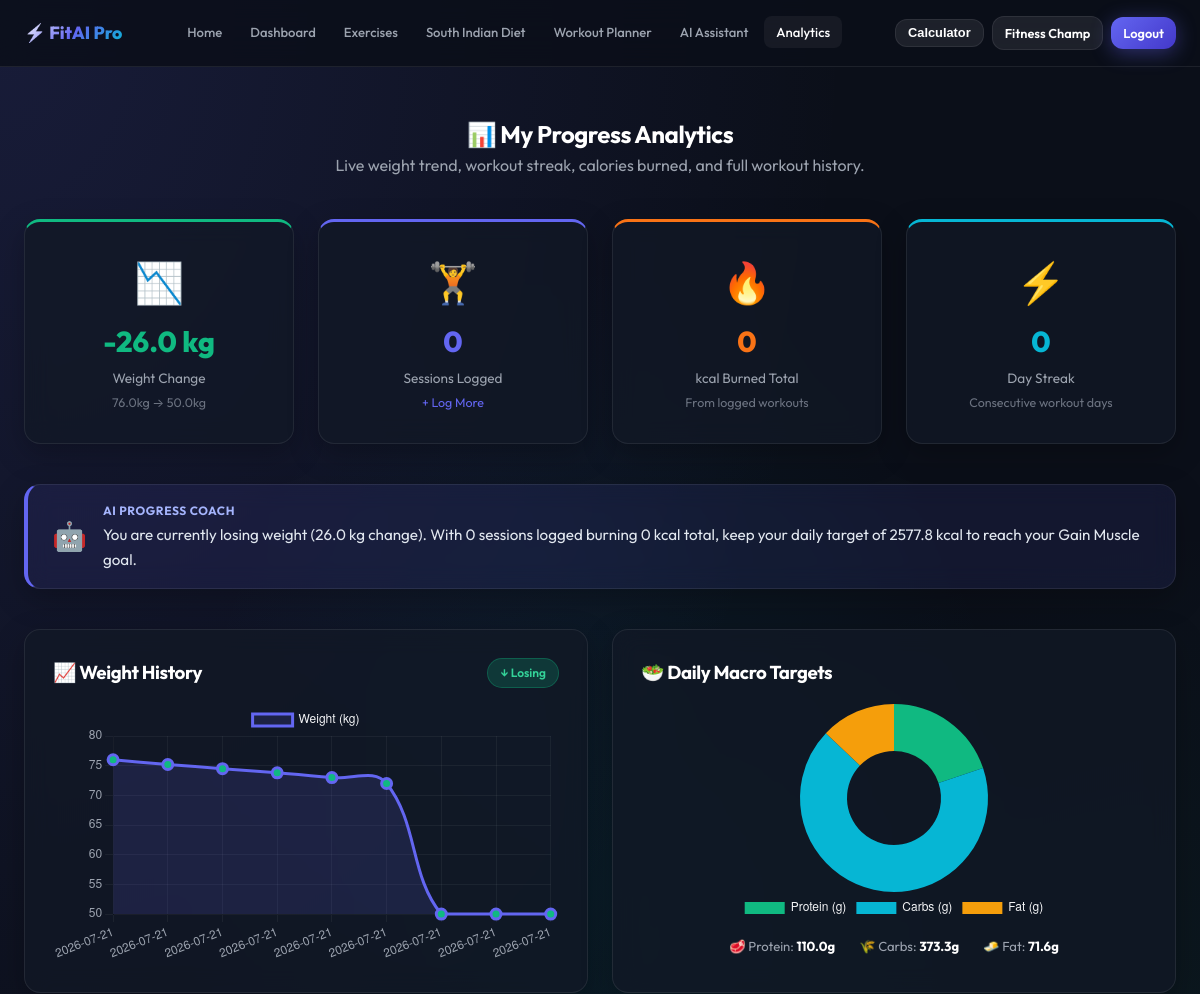
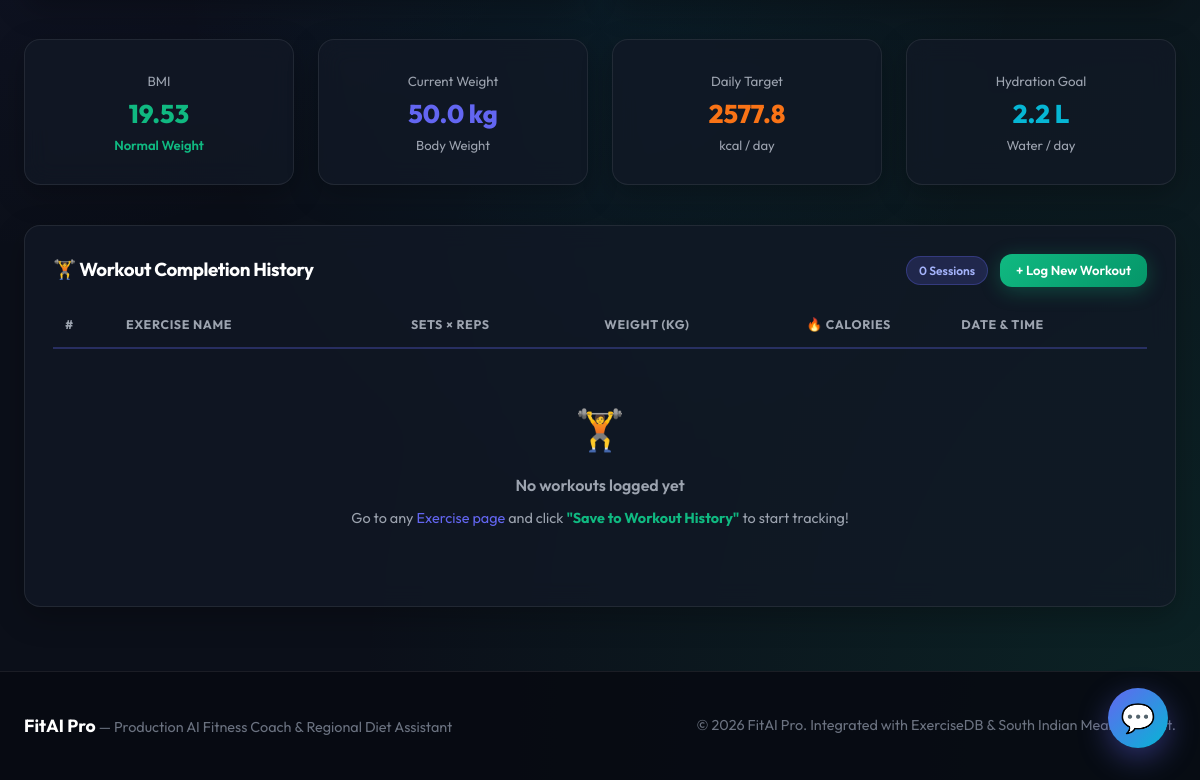
Screenshot of /analytics (signed in) with the database file from the repository (2 pictures, top to bottom).
### tables this page shows
CREATE TABLE users (
            id INTEGER PRIMARY KEY AUTOINCREMENT,
            username TEXT NOT NULL,
            email TEXT UNIQUE NOT NULL,
            password_hash TEXT NOT NULL,
            age INTEGER DEFAULT 25,
            height REAL DEFAULT 175.0,
            weight REAL DEFAULT 70.0,
            gender TEXT DEFAULT 'male',
            goal TEXT DEFAULT 'Gain Muscle',
            is_admin INTEGER DEFAULT 0,
            created_at TIMESTAMP DEFAULT CURRENT_TIMESTAMP
        );

CREATE TABLE weight_history (
            id INTEGER PRIMARY KEY AUTOINCREMENT,
            user_id INTEGER NOT NULL,
            weight_kg REAL NOT NULL,
            recorded_at TIMESTAMP DEFAULT CURRENT_TIMESTAMP,
            FOREIGN KEY (user_id) REFERENCES users(id)
        );

### app.py (the view, shortened to what this page needs)
@app.route('/analytics')
def analytics():
    if 'user_id' not in session:
        return redirect(url_for('login'))
    conn = get_db()
    cursor = conn.cursor()
    cursor.execute("SELECT * FROM users WHERE id = ?", (session['user_id'],))
    user_row = cursor.fetchone()
    user = UserModel(user_row)
    cursor.execute("SELECT * FROM weight_history WHERE user_id = ? ORDER BY recorded_at ASC", (session['user_id'],))
    weight_logs = cursor.fetchall()
    cursor.execute("SELECT * FROM workout_history WHERE user_id = ? ORDER BY recorded_at DESC LIMIT 20", (session['user_id'],))
    workout_logs = cursor.fetchall()
    weight_values = [w['weight_kg'] for w in weight_logs]
    weight_change = round(weight_values[-1] - weight_values[0], 1) if len(weight_values) > 1 else 0.0
    weight_trend  = 'down' if weight_change < 0 else ('up' if weight_change > 0 else 'same')
    total_cals_burned = sum(w['calories_burned'] for w in workout_logs if w['calories_burned'])
    total_workouts    = len(workout_logs)
    from datetime import datetime, timedelta
    streak = 0
    conn.close()
    bmi = user.get_bmi()
    bmi_info = user.get_bmi_info()
    targets = user.get_daily_targets()
    progress = {
        'weight_change': weight_change,
        'weight_trend': weight_trend,
        'total_cals_burned': round(total_cals_burned, 1),
        'total_workouts': total_workouts,
        'streak': streak,
        'current_weight': weight_values[-1] if weight_values else user.weight,
        'start_weight': weight_values[0] if weight_values else user.weight,
    }
    direction = 'losing weight' if weight_trend == 'down' else ('gaining weight' if weight_trend == 'up' else 'maintaining weight')
    ai_progress_forecast = (
        f"You are currently {direction} ({abs(weight_change)} kg change). "
        f"With {total_workouts} sessions logged burning {round(total_cals_burned)} kcal total, "
        f"keep your daily target of {targets['target_calories']} kcal to reach your {user.goal} goal."
    )
    return render_template(
        'analytics.html',
        user=user,
        bmi=bmi,
        bmi_info=bmi_info,
        targets=targets,
        weight_logs=weight_logs,
        workout_logs=workout_logs,
        progress=progress,
        ai_progress_forecast=ai_progress_forecast
    )

### templates/analytics.html (shortened to what this page needs)
{% extends "base.html" %}
{% block content %}
<div class="container" style="padding-top: 2rem; padding-bottom: 4rem;">
  <div style="text-align: center; margin-bottom: 2.5rem;">
    <h2>📊 My Progress Analytics</h2>
    <p style="color: var(--text-muted);">Live weight trend, workout streak, calories burned, and full workout history.</p>
  </div>
  <div class="grid-4" style="margin-bottom: 2.5rem;">
    <div class="glass-card" style="text-align: center; border-top: 3px solid {% if progress.weight_trend == 'down' %}var(--secondary){% elif progress.weight_trend == 'up' %}#ef4444{% else %}var(--primary){% endif %};">
      <div style="font-size: 2.5rem; margin-bottom: 0.25rem;">
        {% if progress.weight_trend == 'down' %}📉{% elif progress.weight_trend == 'up' %}📈{% else %}⚖️{% endif %}
      </div>
      <div style="font-size: 1.8rem; font-weight: 800; color: {% if progress.weight_trend == 'down' %}var(--secondary){% elif progress.weight_trend == 'up' %}#ef4444{% else %}var(--primary){% endif %};">
        {% if progress.weight_change > 0 %}+{% endif %}{{ progress.weight_change }} kg
      </div>
      <div style="font-size: 0.85rem; color: var(--text-muted); margin-top: 0.25rem;">Weight Change</div>
      <div style="font-size: 0.78rem; color: var(--text-dim); margin-top: 0.25rem;">
        {{ progress.start_weight }}kg → {{ progress.current_weight }}kg
      </div>
    </div>
    <div class="glass-card" style="text-align: center; border-top: 3px solid var(--primary);">
      <div style="font-size: 2.5rem; margin-bottom: 0.25rem;">🏋️</div>
      <div style="font-size: 1.8rem; font-weight: 800; color: var(--primary);">{{ progress.total_workouts }}</div>
      <div style="font-size: 0.85rem; color: var(--text-muted); margin-top: 0.25rem;">Sessions Logged</div>
      <a href="{{ url_for('exercises') }}" style="font-size: 0.78rem; color: var(--primary);">+ Log More</a>
    </div>
    <div class="glass-card" style="text-align: center; border-top: 3px solid var(--accent-orange);">
      <div style="font-size: 2.5rem; margin-bottom: 0.25rem;">🔥</div>
      <div style="font-size: 1.8rem; font-weight: 800; color: var(--accent-orange);">{{ progress.total_cals_burned }}</div>
      <div style="font-size: 0.85rem; color: var(--text-muted); margin-top: 0.25rem;">kcal Burned Total</div>
      <div style="font-size: 0.78rem; color: var(--text-dim); margin-top: 0.25rem;">From logged workouts</div>
    </div>
    <div class="glass-card" style="text-align: center; border-top: 3px solid var(--accent-cyan);">
      <div style="font-size: 2.5rem; margin-bottom: 0.25rem;">⚡</div>
      <div style="font-size: 1.8rem; font-weight: 800; color: var(--accent-cyan);">{{ progress.streak }}</div>
      <div style="font-size: 0.85rem; color: var(--text-muted); margin-top: 0.25rem;">Day Streak</div>
      <div style="font-size: 0.78rem; color: var(--text-dim); margin-top: 0.25rem;">Consecutive workout days</div>
    </div>
  </div>
  <div class="glass-card" style="margin-bottom: 2.5rem; background: rgba(99,102,241,0.1); border-left: 4px solid var(--primary); padding: 1rem 1.5rem; display: flex; align-items: center; gap: 1rem;">
    <div style="font-size: 1.75rem;">🤖</div>
    <div>
      <div style="font-size: 0.75rem; color: #a5b4fc; font-weight: 700; text-transform: uppercase; letter-spacing: 0.05em; margin-bottom: 0.2rem;">AI Progress Coach</div>
      <div style="font-size: 0.95rem; color: #e2e8f0;">{{ ai_progress_forecast }}</div>
    </div>
  </div>
  <div class="grid-2" style="margin-bottom: 2.5rem;">
    <div class="glass-card">
      <div style="display: flex; justify-content: space-between; align-items: center; margin-bottom: 1rem;">
        <h3>📈 Weight History</h3>
        {% if progress.weight_trend == 'down' %}
          <span class="badge badge-beginner">↓ Losing</span>
        {% elif progress.weight_trend == 'up' %}
          <span class="badge badge-advanced">↑ Gaining</span>
        {% else %}
          <span class="badge badge-primary">→ Stable</span>
        {% endif %}
      </div>
      <div style="height: 260px;">
        <canvas id="weightHistoryChart"></canvas>
      </div>
    </div>
    <div class="glass-card">
      <h3 style="margin-bottom: 1rem;">🥗 Daily Macro Targets</h3>
      <div style="height: 220px;">
        <canvas id="macroPieChart"></canvas>
      </div>
      <div style="display: flex; justify-content: center; gap: 1.5rem; margin-top: 0.75rem; font-size: 0.82rem; color: var(--text-muted);">
        <div>🥩 Protein: <b style="color:white;">{{ targets.protein_g }}g</b></div>
        <div>🌾 Carbs: <b style="color:white;">{{ targets.carbs_g }}g</b></div>
        <div>🧈 Fat: <b style="color:white;">{{ targets.fat_g }}g</b></div>
      </div>
    </div>
  </div>
  <div class="grid-4" style="margin-bottom: 2.5rem;">
    <div class="glass-card" style="text-align: center;">
      <small style="color: var(--text-muted);">BMI</small>
      <div style="font-size: 1.6rem; font-weight: 800; color: {{ bmi_info.color }};">{{ bmi }}</div>
      <div style="font-size: 0.82rem; color: {{ bmi_info.color }}; font-weight: 600;">{{ bmi_info.category }}</div>
    </div>
    <div class="glass-card" style="text-align: center;">
      <small style="color: var(--text-muted);">Current Weight</small>
      <div style="font-size: 1.6rem; font-weight: 800; color: var(--primary);">{{ progress.current_weight }} kg</div>
      <div style="font-size: 0.82rem; color: var(--text-muted);">Body Weight</div>
    </div>
    <div class="glass-card" style="text-align: center;">
      <small style="color: var(--text-muted);">Daily Target</small>
      <div style="font-size: 1.6rem; font-weight: 800; color: var(--accent-orange);">{{ targets.target_calories }}</div>
      <div style="font-size: 0.82rem; color: var(--text-muted);">kcal / day</div>
    </div>
    <div class="glass-card" style="text-align: center;">
      <small style="color: var(--text-muted);">Hydration Goal</small>
      <div style="font-size: 1.6rem; font-weight: 800; color: var(--accent-cyan);">{{ targets.water_liters }} L</div>
      <div style="font-size: 0.82rem; color: var(--text-muted);">Water / day</div>
    </div>
  </div>
  <div class="glass-card">
    <div style="display: flex; justify-content: space-between; align-items: center; margin-bottom: 1rem;">
      <h3>🏋️ Workout Completion History</h3>
      <div style="display: flex; gap: 0.75rem; align-items: center;">
        <span class="badge badge-primary">{{ progress.total_workouts }} Sessions</span>
        <a href="{{ url_for('exercises') }}" class="btn btn-accent" style="padding: 0.4rem 1rem; font-size: 0.82rem;">+ Log New Workout</a>
      </div>
    </div>
    <div style="overflow-x: auto;">
      <table style="width: 100%; border-collapse: collapse; text-align: left; font-size: 0.9rem;">
        <thead>
          <tr style="border-bottom: 2px solid var(--border-accent); color: var(--text-muted); font-size: 0.78rem; text-transform: uppercase; letter-spacing: 0.05em;">
            <th style="padding: 0.75rem;">#</th>
            <th style="padding: 0.75rem;">Exercise Name</th>
            <th style="padding: 0.75rem; text-align: center;">Sets × Reps</th>
            <th style="padding: 0.75rem; text-align: center;">Weight (kg)</th>
            <th style="padding: 0.75rem; text-align: center;">🔥 Calories</th>
            <th style="padding: 0.75rem;">Date & Time</th>
          </tr>
        </thead>
        <tbody>
          {% for w in workout_logs %}
            <tr style="border-bottom: 1px solid rgba(255,255,255,0.04); transition: background 0.2s;"
                onmouseover="this.style.background='rgba(99,102,241,0.06)'"
                onmouseout="this.style.background='transparent'">
              <td style="padding: 0.75rem; color: var(--text-muted);">{{ loop.index }}</td>
              <td style="padding: 0.75rem; font-weight: 600; color: white;">{{ w['exercise_name'] }}</td>
              <td style="padding: 0.75rem; text-align: center;">
                <span class="badge badge-primary">{{ w['sets'] }} × {{ w['reps'] }}</span>
              </td>
              <td style="padding: 0.75rem; text-align: center; color: var(--secondary); font-weight: 600;">
                {{ w['weight_kg'] }} kg
              </td>
              <td style="padding: 0.75rem; text-align: center; color: var(--accent-orange); font-weight: 700;">
                ~{{ w['calories_burned'] }} kcal
              </td>
              <td style="padding: 0.75rem; color: var(--text-muted); font-size: 0.82rem;">{{ w['recorded_at'][:16] }}</td>
            </tr>
          {% else %}
            <tr>
              <td colspan="6" style="padding: 3rem; text-align: center; color: var(--text-muted);">
                <div style="font-size: 2.5rem; margin-bottom: 0.75rem;">🏋️</div>
                <div style="font-size: 1rem; font-weight: 600; margin-bottom: 0.5rem;">No workouts logged yet</div>
                Go to any <a href="{{ url_for('exercises') }}" style="color: var(--primary);">Exercise page</a>
                and click <b style="color: var(--secondary);">"Save to Workout History"</b> to start tracking!
              </td>
            </tr>
          {% endfor %}
        </tbody>
      </table>
    </div>
  </div>
</div>
{% endblock %}
{% block extra_js %}
<script>
  document.addEventListener('DOMContentLoaded', () => {
    const dates   = [{% for log in weight_logs %}"{{ log['recorded_at'][:10] }}",{% endfor %}];
    const weights = [{% for log in weight_logs %}{{ log['weight_kg'] }},{% endfor %}];
    renderWeightHistoryChart(
      'weightHistoryChart',
      dates.length   ? dates   : ['Day 1','Day 2','Day 3','Day 4','Day 5','Day 6'],
      weights.length ? weights : [76, 75.2, 74.5, 73.8, 73, 72]
    );
    renderMacroPieChart('macroPieChart', {{ targets.protein_g }}, {{ targets.carbs_g }}, {{ targets.fat_g }});
  });
</script>
{% endblock %}

### templates/base.html (shortened to what this page needs)
<!DOCTYPE html>
<html lang="en">
<head>
  <link rel="stylesheet" href="{{ url_for('static', filename='css/style.css') }}">
</head>
<body>
  <nav class="navbar">
    <div class="container nav-container" style="gap: 0.75rem;">
      <a href="{{ url_for('index') }}" class="brand-logo" style="font-size: 1.1rem; white-space: nowrap;">
        ⚡ FitAI Pro
      </a>
      <ul class="nav-links" style="gap: 0.25rem; font-size: 0.82rem;">
        <li><a href="{{ url_for('index') }}" class="{% if request.endpoint == 'index' %}active{% endif %}">Home</a></li>
        <li><a href="{{ url_for('dashboard') }}" class="{% if request.endpoint == 'dashboard' %}active{% endif %}">Dashboard</a></li>
        <li><a href="{{ url_for('exercises') }}" class="{% if request.endpoint == 'exercises' %}active{% endif %}">Exercises</a></li>
        <li><a href="{{ url_for('diet_planner') }}" class="{% if request.endpoint == 'diet_planner' %}active{% endif %}">South Indian Diet</a></li>
        <li><a href="{{ url_for('workout_planner') }}" class="{% if request.endpoint == 'workout_planner' %}active{% endif %}">Workout Planner</a></li>
        <li><a href="{{ url_for('chatbot') }}" class="{% if request.endpoint == 'chatbot' %}active{% endif %}">AI Assistant</a></li>
        <li><a href="{{ url_for('analytics') }}" class="{% if request.endpoint == 'analytics' %}active{% endif %}">Analytics</a></li>
      </ul>
      <div style="display: flex; align-items: center; gap: 0.5rem; flex-shrink: 0;">
        <button id="open-calc-modal" class="btn btn-secondary" style="padding: 0.35rem 0.75rem; font-size: 0.8rem;">
          Calculator
        </button>
        {% if current_user %}
          <a href="{{ url_for('profile') }}" class="btn btn-secondary" style="padding: 0.35rem 0.75rem; font-size: 0.8rem;">
            {{ current_user.username }}
          </a>
          <a href="{{ url_for('logout') }}" class="btn btn-primary" style="padding: 0.35rem 0.75rem; font-size: 0.8rem;">Logout</a>
        {% else %}
          <a href="{{ url_for('login') }}" class="btn btn-secondary" style="padding: 0.35rem 0.75rem; font-size: 0.8rem;">Login</a>
          <a href="{{ url_for('register') }}" class="btn btn-primary" style="padding: 0.35rem 0.75rem; font-size: 0.8rem;">Sign Up</a>
        {% endif %}
      </div>
    </div>
  </nav>
  <main style="flex: 1;">
    {% block content %}{% endblock %}
  </main>
  <a href="{{ url_for('chatbot') }}" class="chat-widget-button" title="Ask FitAI Pro Chatbot">
    💬
  </a>
  <footer>
    <div class="container" style="display: flex; justify-content: space-between; align-items: center; flex-wrap: wrap; gap: 1rem;">
      <div>
        <strong style="color: white; font-size: 1.1rem;">FitAI Pro</strong> — Production AI Fitness Coach & Regional Diet Assistant
      </div>
      <div>
        © 2026 FitAI Pro. Integrated with ExerciseDB & South Indian Meals Dataset.
      </div>
    </div>
  </footer>
  {% block extra_js %}{% endblock %}
</body>
</html>

### rows the page displays
users: username "Fitness Champ"
weight_history: start_weight "76.0"
weight_history: current_weight "50.0"

### other values shown
{{ progress.weight_change }} "-26.0"
{{ progress.total_workouts }} "0"
{{ progress.total_cals_burned }} "0"
{{ progress.streak }} "0"
{{ ai_progress_forecast }} "You are currently losing weight (26.0 kg change). With 0 sessions logged burning 0 kcal total, keep your daily target of 2577.8 kcal to reach your Gain Muscle goal."
{{ targets.protein_g }} "110.0"
{{ targets.carbs_g }} "373.3"
{{ targets.fat_g }} "71.6"
{{ bmi }} "19.53"
{{ bmi_info.category }} "Normal Weight"
{{ targets.target_calories }} "2577.8"
{{ targets.water_liters }} "2.2"
chart data {{ log['recorded_at'][:10] }} 2026-07-21, 2026-07-21, 2026-07-21, 2026-07-21, 2026-07-21, 2026-07-21, 2026-07-21, 2026-07-21, 2026-07-21
chart data {{ log['weight_kg'] }} 76.0, 75.2, 74.5, 73.8, 73.0, 72.0, 50.0, 50.0, 50.0
chart data {{ targets.protein_g }} 110.0
